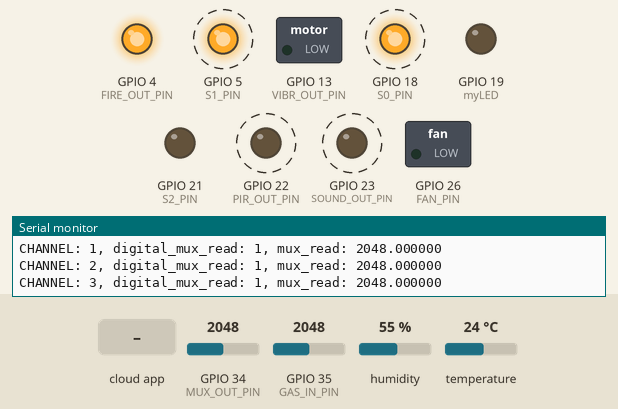
Recording of a sketch running on a simulated ESP32. On the bench: switched loads named in the sketch (green lamp = pin HIGH), output pins drawn as LEDs (lit = HIGH), the last lines printed to the serial monitor. Dashed ring = blinking. The inputs (shaded band) are chosen by the test bench; at power-on: GPIO 34 (MUX_OUT_PIN) = 2048, temperature 24 °C, GPIO 35 (GAS_IN_PIN) = 2048, humidity 55 %. WiFi joins after 1.5 s; servers stay silent unless stated.

Above: at 2.7 s.
2.8 s: GPIO 34 (MUX_OUT_PIN) set to 122
At 3.51 s:
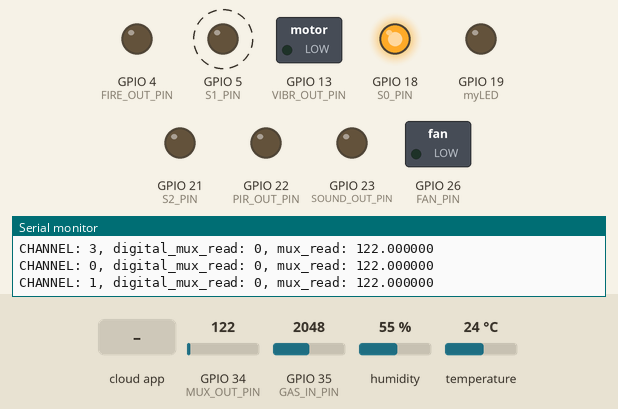
6.3 s: the phone or cloud app sets led to 1
At 7.62 s:
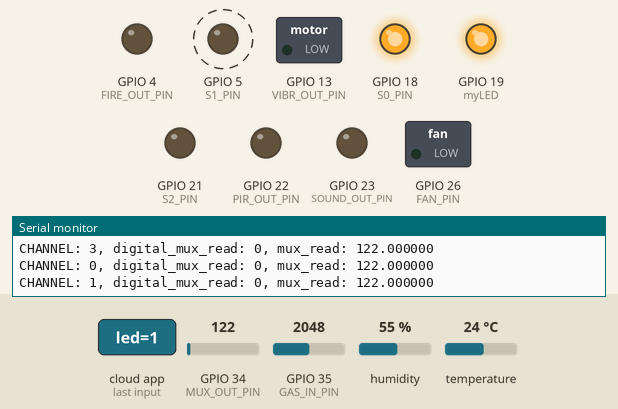
9.8 s: temperature set to 39 °C
15.9 s: temperature set to 42 °C
At 18.06 s:
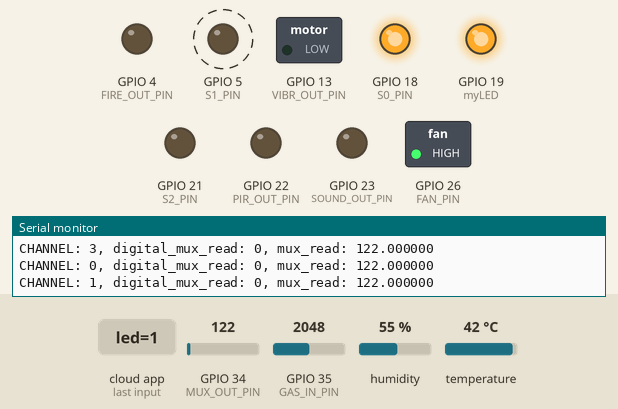
19.6 s: GPIO 34 (MUX_OUT_PIN) set to 456
25.7 s: GPIO 34 (MUX_OUT_PIN) set to 528
At 26.17 s:
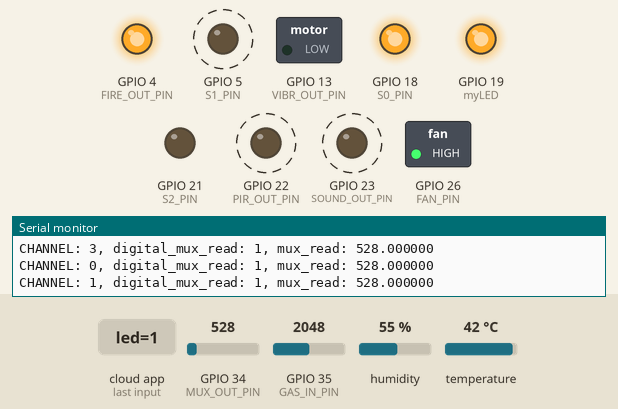
Timing chart, 0 to 76.7 s (numbered marks = the images above; inputs shaded):
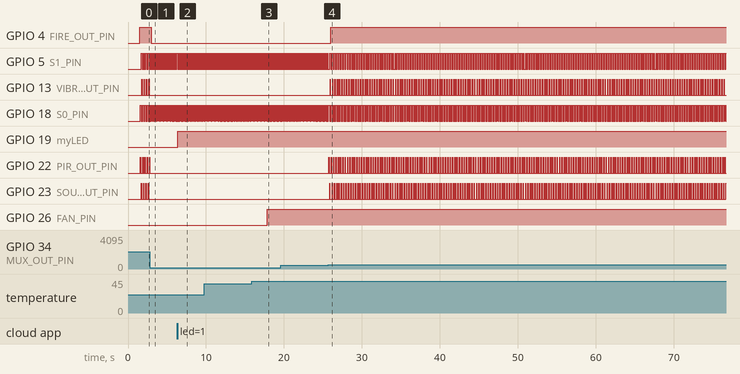

The sketch:

smart_home_security_aug25a.ino
```cpp
#include "arduino_secrets.h"
/*
 The following variables are automatically generated and updated when changes are made to the Thing
 String msg;
 float boardHumid;
 float boardTemp;
 float gasValue;
 bool led;
 Variables which are marked as READ/WRITE in the Cloud Thing will also have functions
 which are called when their values are changed from the Dashboard.
 These functions are generated with the Thing and added at the end of this sketch.
*/
#include "thingProperties.h"
#include <DHT.h>
#include <DHT_U.h>
#include <string.h>
#include <stdlib.h>

//defining pins
#define SOUND_OUT_PIN 23
#define DHTPIN 15 // Digital pin connected to the DHT sensor
#define DHTTYPE DHT11 // DHT 11 sensor type
DHT dht(DHTPIN, DHTTYPE);
#define myLED 19          // bulb relay
#define FIRE_OUT_PIN 4
#define PIR_OUT_PIN 22
#define VIBR_OUT_PIN 13
#define S2_PIN 21
#define S1_PIN 5
#define S0_PIN 18
#define MUX_OUT_PIN 34
#define GAS_IN_PIN 35
#define FAN_PIN 26         // fan transistor driver
float temp_thr = 40.0;     // fan turns on above this temperature (°C)

//global variables
int pins_used = 3;         // MUX channels 0-3 in use (fire, PIR, sound, vibration)
int sound_value = 0;
int fire_value = 0;
int pir_value = 0;
int vibr_value = 0;
int mux_thr = 500;         // shared threshold for all MUX channels (0-4095 ADC range)
int current_pin = 0;
float mux_read;
int digital_mux_read;
int set_pwd = 213456;
int pwd;

void setup() {
  Serial.begin(9600);
  delay(1500);
  initProperties();
  dht.begin();

  //PIN MODES
  pinMode(myLED, OUTPUT);
  pinMode(SOUND_OUT_PIN, OUTPUT);
  pinMode(FIRE_OUT_PIN, OUTPUT);
  pinMode(PIR_OUT_PIN, OUTPUT);
  pinMode(VIBR_OUT_PIN, OUTPUT);
  pinMode(FAN_PIN, OUTPUT);
  digitalWrite(FAN_PIN, LOW);

  //MUX SETUP
  pinMode(S0_PIN, OUTPUT);
  pinMode(S1_PIN, OUTPUT);
  pinMode(S2_PIN, OUTPUT);
  digitalWrite(S0_PIN, LOW);
  digitalWrite(S1_PIN, LOW);
  digitalWrite(S2_PIN, LOW);

  // Connect to Arduino IoT Cloud
  ArduinoCloud.begin(ArduinoIoTPreferredConnection);
  setDebugMessageLevel(2);
  ArduinoCloud.printDebugInfo();
}

void loop() {
  ArduinoCloud.update();

  //--------SENSORS CONNECTED DIRECTLY
  boardHumid = dht.readHumidity();
  boardTemp = dht.readTemperature();

  // ---- fan auto-control (temperature threshold) ----
  if (boardTemp > temp_thr) {
    digitalWrite(FAN_PIN, HIGH);
  } else {
    digitalWrite(FAN_PIN, LOW);
  }

  // gas sensor
  gasValue = analogRead(GAS_IN_PIN);

  //-------SENSORS CONNECTED TO MUX
  // pin mapping:
  // 0: fire sensor (DO pin wired into Y0 — still read via analogRead through the MUX)
  // 1: PIR sensor
  // 2: sound sensor
  // 3: vibration sensor
  mux_read = readMux(current_pin);
  digital_mux_read = (mux_read > mux_thr) ? 1 : 0;
  Serial.printf("CHANNEL: %d, digital_mux_read: %d, mux_read: %f\n", current_pin, digital_mux_read, mux_read);

  switch (current_pin) {
    case 0:
      // fire sensor
      // NOTE: this sensor only has a DO pin (no AO). DO idles HIGH/LOW depending
      // on the module. If the fire indicator behaves backwards on your bench
      // test (triggers when there's NO fire), flip the condition below to
      // "if (fire_value == 0)" instead — that means your module is active-LOW.
      fire_value = digital_mux_read;
      if (fire_value == 1) {
        digitalWrite(FIRE_OUT_PIN, HIGH);
        msg = "fireeeeeeeeeeeeeeeeeeeeeeeeeee!!!";
        delay(50);
      } else {
        digitalWrite(FIRE_OUT_PIN, LOW);
        msg = "";
      }
      break;

    case 1:
      // PIR sensor
      pir_value = digital_mux_read;
      if (pir_value == HIGH) {
        digitalWrite(PIR_OUT_PIN, HIGH);
        delay(50);
        digitalWrite(PIR_OUT_PIN, LOW);
        msg = "chor asce";
        delay(50);
      } else {
        digitalWrite(PIR_OUT_PIN, LOW);
        delay(50);
        msg = "";
      }
      break;

    case 2:
      // sound sensor
      sound_value = digital_mux_read;
      if (sound_value == HIGH) {
        digitalWrite(SOUND_OUT_PIN, HIGH);
        msg = "Baby Crying!";
        delay(50);
        digitalWrite(SOUND_OUT_PIN, LOW);
      } else {
        digitalWrite(SOUND_OUT_PIN, LOW);
        msg = "";
      }
      break;

    case 3:
      // vibration sensor
      vibr_value = digital_mux_read;
      if (vibr_value == HIGH) {
        digitalWrite(VIBR_OUT_PIN, HIGH);
        msg = "vault security possibly compromised, vibration in vault";
        delay(50);
        digitalWrite(VIBR_OUT_PIN, LOW);
      } else {
        digitalWrite(VIBR_OUT_PIN, LOW);
        msg = "";
      }
      break;

    default:
      Serial.println("unknown mux pin");
  }

  delay(10);
  //updating pin
  if (current_pin >= pins_used) current_pin = 0;
  else current_pin += 1;
}

float readMux(int channel) {
  int controlPin[] = { S0_PIN, S1_PIN, S2_PIN };
  int muxChannel[8][3] = {
    { 0, 0, 0 },  //channel 0
    { 1, 0, 0 },  //channel 1
    { 0, 1, 0 },  //channel 2
    { 1, 1, 0 },  //channel 3
    { 0, 0, 1 },  //channel 4
    { 1, 0, 1 },  //channel 5
    { 0, 1, 1 },  //channel 6
    { 1, 1, 1 },  //channel 7
  };

  for (int i = 0; i < 3; i++) {
    digitalWrite(controlPin[i], muxChannel[channel][i]);
  }

  int val = analogRead(MUX_OUT_PIN);
  float voltage = val;
  return voltage;
}

void onLedChange() {
  Serial.print("onLedChange called, led = ");
  Serial.println(led);
  if (led) {
    digitalWrite(myLED, HIGH);
  } else {
    digitalWrite(myLED, LOW);
  }
}

void onMsgChange() {
  int msg_int = atoi(msg.c_str());
  Serial.println(msg_int);

  if (msg_int == set_pwd) {
    msg = "access granted";
  }
}
```

arduino_secrets.h
```cpp
#define SECRET_DEVICE_KEY ""
#define SECRET_OPTIONAL_PASS ""
#define SECRET_SSID ""
```

thingProperties.h
```cpp
// Code generated by Arduino IoT Cloud, DO NOT EDIT.

#include <ArduinoIoTCloud.h>
#include <Arduino_ConnectionHandler.h>

const char DEVICE_LOGIN_NAME[]  = "8af4ac63-16c0-472f-85da-8e5e1227d22f";

const char SSID[]               = SECRET_SSID;    // Network SSID (name)
const char PASS[]               = SECRET_OPTIONAL_PASS;    // Network password (use for WPA, or use as key for WEP)
const char DEVICE_KEY[]  = SECRET_DEVICE_KEY;    // Secret device password

void onMsgChange();
void onLedChange();

String msg;
float boardHumid;
float boardTemp;
float gasValue;
bool led;

void initProperties(){

  ArduinoCloud.setBoardId(DEVICE_LOGIN_NAME);
  ArduinoCloud.setSecretDeviceKey(DEVICE_KEY);
  ArduinoCloud.addProperty(msg, READWRITE, ON_CHANGE, onMsgChange);
  ArduinoCloud.addProperty(boardHumid, READ, ON_CHANGE, NULL);
  ArduinoCloud.addProperty(boardTemp, READ, ON_CHANGE, NULL);
  ArduinoCloud.addProperty(gasValue, READ, ON_CHANGE, NULL);
  ArduinoCloud.addProperty(led, READWRITE, ON_CHANGE, onLedChange);

}

WiFiConnectionHandler ArduinoIoTPreferredConnection(SSID, PASS);
```

Measured:
- the behaviour switches between 40 and 41 °C on temperature (found by bisection; images 2 and 3)
- the behaviour switches between 500 and 501 on GPIO 34 (MUX_OUT_PIN) (found by bisection; images 3 and 4)
- after the input at 2.8 s, GPIO 4 (FIRE_OUT_PIN): HIGH → LOW after 0.18 s; GPIO 13 (VIBR_OUT_PIN), GPIO 23 (SOUND_OUT_PIN): stops changing and stays LOW; GPIO 22 (PIR_OUT_PIN): goes on until 2.8 s, then stays LOW
- after the input at 6.3 s, GPIO 19 (myLED): LOW → HIGH after 0.06 s
- after the input at 15.9 s, GPIO 26 (FAN_PIN): LOW → HIGH after 2.0 s
- after the input at 25.7 s, GPIO 4 (FIRE_OUT_PIN): LOW → HIGH after 0.28 s; GPIO 5 (S1_PIN): alternates HIGH for 0.12 s and LOW for 0.17 s, starting after 0.16 s
- by itself, GPIO 5 (S1_PIN): alternates HIGH for 0.06 s and LOW for 0.16 s
- by itself, GPIO 13 (VIBR_OUT_PIN), GPIO 22 (PIR_OUT_PIN), GPIO 23 (SOUND_OUT_PIN): alternates HIGH for 0.05 s and LOW for 0.24 s
